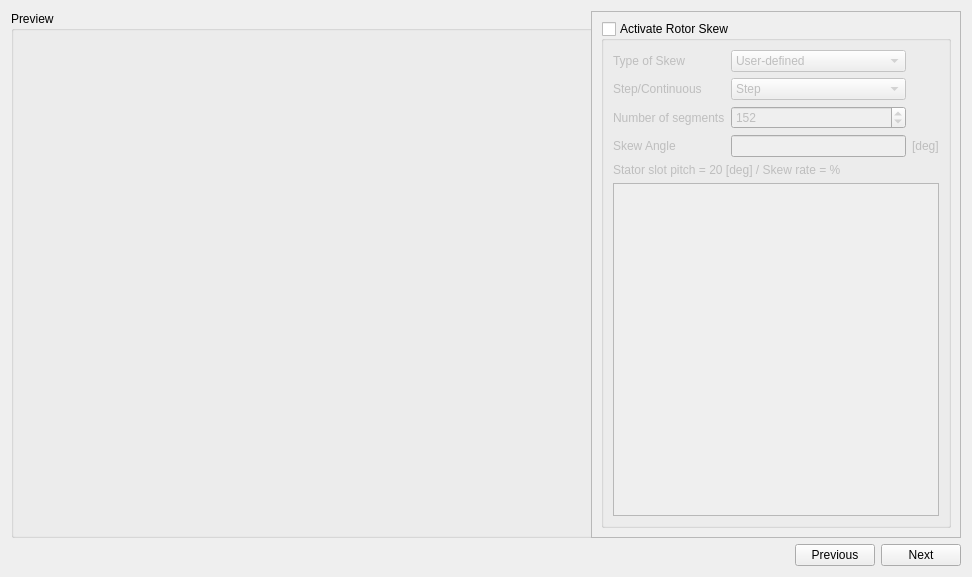
<?xml version="1.0" encoding="UTF-8"?>
<ui version="4.0">
 <class>SSkew</class>
 <widget class="QWidget" name="SSkew">
  <property name="geometry">
   <rect>
    <x>0</x>
    <y>0</y>
    <width>972</width>
    <height>577</height>
   </rect>
  </property>
  <property name="minimumSize">
   <size>
    <width>650</width>
    <height>550</height>
   </size>
  </property>
  <property name="windowTitle">
   <string>Form</string>
  </property>
  <layout class="QVBoxLayout" name="verticalLayout_4">
   <item>
    <layout class="QHBoxLayout" name="horizontalLayout">
     <item>
      <widget class="QGroupBox" name="g_plot">
       <property name="minimumSize">
        <size>
         <width>800</width>
         <height>0</height>
        </size>
       </property>
       <property name="title">
        <string>Preview</string>
       </property>
       <layout class="QVBoxLayout" name="verticalLayout_2">
        <item>
         <widget class="MPLCanvas" name="w_viewer" native="true"/>
        </item>
       </layout>
      </widget>
     </item>
     <item>
      <widget class="QScrollArea" name="scrollArea">
       <property name="minimumSize">
        <size>
         <width>370</width>
         <height>0</height>
        </size>
       </property>
       <property name="maximumSize">
        <size>
         <width>370</width>
         <height>16777215</height>
        </size>
       </property>
       <property name="widgetResizable">
        <bool>true</bool>
       </property>
       <widget class="QWidget" name="scrollAreaWidgetContents">
        <property name="geometry">
         <rect>
          <x>0</x>
          <y>0</y>
          <width>368</width>
          <height>514</height>
         </rect>
        </property>
        <layout class="QVBoxLayout" name="verticalLayout_3">
         <item>
          <widget class="QGroupBox" name="g_activate">
           <property name="minimumSize">
            <size>
             <width>0</width>
             <height>0</height>
            </size>
           </property>
           <property name="maximumSize">
            <size>
             <width>16777215</width>
             <height>16777215</height>
            </size>
           </property>
           <property name="title">
            <string>Activate Rotor Skew</string>
           </property>
           <property name="checkable">
            <bool>true</bool>
           </property>
           <property name="checked">
            <bool>false</bool>
           </property>
           <layout class="QVBoxLayout" name="verticalLayout">
            <item>
             <layout class="QGridLayout" name="gridLayout">
              <item row="0" column="0">
               <widget class="QLabel" name="in_type">
                <property name="text">
                 <string>Type of Skew</string>
                </property>
               </widget>
              </item>
              <item row="0" column="1">
               <widget class="QComboBox" name="cb_type">
                <property name="currentIndex">
                 <number>3</number>
                </property>
                <item>
                 <property name="text">
                  <string>Linear</string>
                 </property>
                </item>
                <item>
                 <property name="text">
                  <string>V-shape</string>
                 </property>
                </item>
                <item>
                 <property name="text">
                  <string>Zigzag</string>
                 </property>
                </item>
                <item>
                 <property name="text">
                  <string>User-defined</string>
                 </property>
                </item>
               </widget>
              </item>
              <item row="1" column="0">
               <widget class="QLabel" name="in_step">
                <property name="text">
                 <string>Step/Continuous</string>
                </property>
               </widget>
              </item>
              <item row="1" column="1">
               <widget class="QComboBox" name="cb_step">
                <item>
                 <property name="text">
                  <string>Step</string>
                 </property>
                </item>
                <item>
                 <property name="text">
                  <string>Continuous</string>
                 </property>
                </item>
               </widget>
              </item>
              <item row="2" column="0">
               <widget class="QLabel" name="label_segments">
                <property name="text">
                 <string>Number of segments</string>
                </property>
               </widget>
              </item>
              <item row="2" column="1">
               <widget class="QSpinBox" name="sb_nslice">
                <property name="sizePolicy">
                 <sizepolicy hsizetype="Preferred" vsizetype="Fixed">
                  <horstretch>0</horstretch>
                  <verstretch>0</verstretch>
                 </sizepolicy>
                </property>
                <property name="maximumSize">
                 <size>
                  <width>16777215</width>
                  <height>16777215</height>
                 </size>
                </property>
                <property name="minimum">
                 <number>2</number>
                </property>
                <property name="maximum">
                 <number>200</number>
                </property>
                <property name="singleStep">
                 <number>1</number>
                </property>
                <property name="value">
                 <number>152</number>
                </property>
               </widget>
              </item>
              <item row="3" column="0">
               <widget class="QLabel" name="label_rate">
                <property name="text">
                 <string>Skew Angle </string>
                </property>
               </widget>
              </item>
              <item row="3" column="1">
               <widget class="FloatEdit" name="lf_angle"/>
              </item>
              <item row="3" column="2">
               <widget class="QLabel" name="label_deg">
                <property name="sizePolicy">
                 <sizepolicy hsizetype="Fixed" vsizetype="Fixed">
                  <horstretch>0</horstretch>
                  <verstretch>0</verstretch>
                 </sizepolicy>
                </property>
                <property name="text">
                 <string>[deg]</string>
                </property>
               </widget>
              </item>
             </layout>
            </item>
            <item>
             <widget class="QLabel" name="in_slot_pitch">
              <property name="text">
               <string>Stator slot pitch = 20 [deg] / Skew rate = %</string>
              </property>
             </widget>
            </item>
            <item>
             <widget class="QTableWidget" name="tab_angle">
              <attribute name="horizontalHeaderStretchLastSection">
               <bool>true</bool>
              </attribute>
             </widget>
            </item>
           </layout>
          </widget>
         </item>
        </layout>
       </widget>
      </widget>
     </item>
    </layout>
   </item>
   <item>
    <layout class="QHBoxLayout" name="horizontalLayout_6">
     <item>
      <spacer name="horizontalSpacer_7">
       <property name="orientation">
        <enum>Qt::Horizontal</enum>
       </property>
       <property name="sizeHint" stdset="0">
        <size>
         <width>40</width>
         <height>20</height>
        </size>
       </property>
      </spacer>
     </item>
     <item>
      <widget class="QPushButton" name="b_previous">
       <property name="text">
        <string>Previous</string>
       </property>
      </widget>
     </item>
     <item>
      <widget class="QPushButton" name="b_next">
       <property name="text">
        <string>Next</string>
       </property>
      </widget>
     </item>
    </layout>
   </item>
  </layout>
 </widget>
 <customwidgets>
  <customwidget>
   <class>FloatEdit</class>
   <extends>QLineEdit</extends>
   <header location="global">.....GUI.Tools.FloatEdit.h</header>
  </customwidget>
  <customwidget>
   <class>MPLCanvas</class>
   <extends>QWidget</extends>
   <header>.....GUI.Tools.MPLCanvas</header>
   <container>1</container>
  </customwidget>
 </customwidgets>
 <tabstops>
  <tabstop>b_next</tabstop>
 </tabstops>
 <resources>
  <include location="../../../Resources/pyleecan.qrc"/>
  <include location="../../../Resources/pyleecan.qrc"/>
  <include location="../../../Resources/pyleecan.qrc"/>
 </resources>
 <connections/>
</ui>
